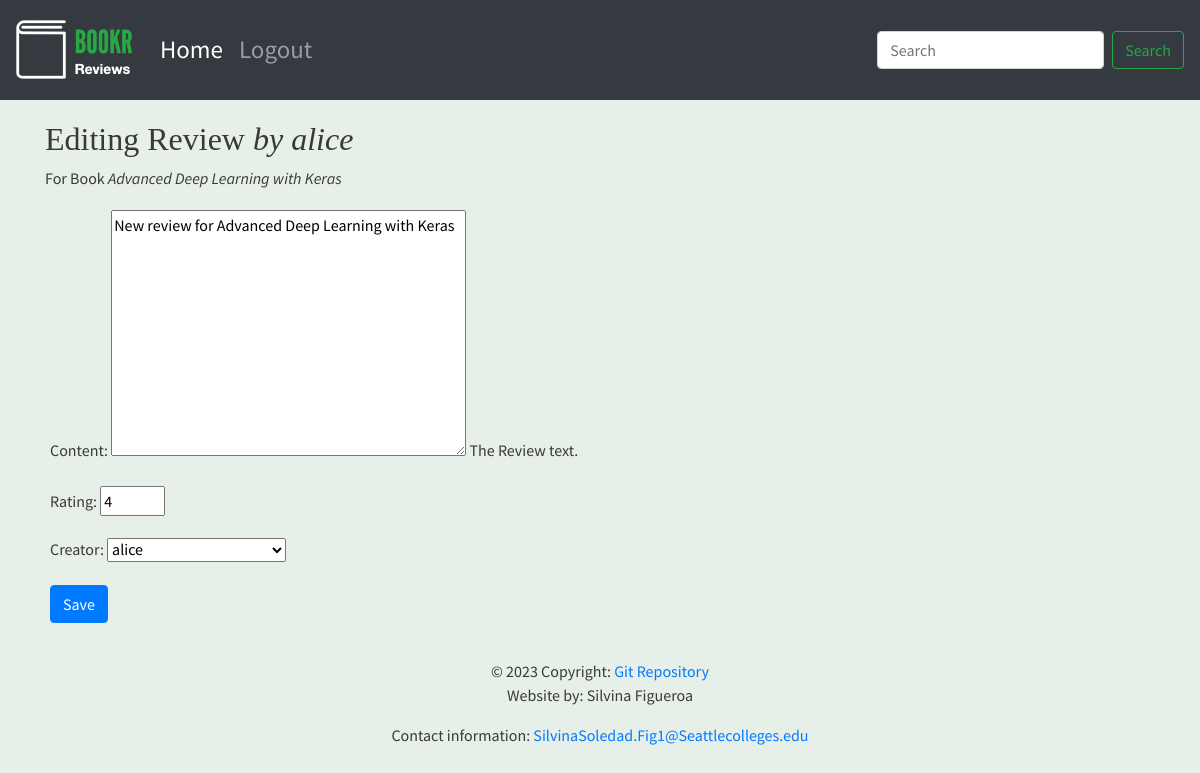
The app's page /books/1/reviews/7/ with its own data.
### reviews/models.py (models this page shows, shortened)
class Review(models.Model):
    content = models.TextField(help_text="The Review text.")
    rating = models.IntegerField(help_text="The rating the reviewer has given.")
    date_created = models.DateTimeField(auto_now_add=True,
                                        help_text="The date and time the review was created.")
    date_edited = models.DateTimeField(null=True,
                                       help_text="The date and time the review was last edited.")
    creator = models.ForeignKey(auth.get_user_model(), on_delete=models.CASCADE)
    book = models.ForeignKey(Book, on_delete=models.CASCADE,
                             help_text="The Book that this review is for.")
    def __str__(self):
        return f"by {self.creator.username}"

class Book(models.Model):
    title = models.CharField(max_length=70,
                             help_text="The title of the book.")
    publication_date = models.DateField(
        verbose_name="Date the book was published.")
    isbn = models.CharField(max_length=20,
                            verbose_name="ISBN number of the book.")
    publisher = models.ForeignKey(Publisher,
                                  on_delete=models.CASCADE)
    contributors = models.ManyToManyField('Contributor',
                                          through="BookContributor")
    cover = models.ImageField(upload_to="book_covers/", null=True, blank=True)
    sample = models.FileField(upload_to="book_samples/", null=True, blank=True)
    def __str__(self):
        return self.title

### reviews/views.py (the view)
# urls.py: path('books/<int:book_pk>/reviews/<int:review_pk>/', views.review_edit, name='review_edit'),
def review_edit(request, book_pk, review_pk=None):
    book = get_object_or_404(Book, pk=book_pk)
    if review_pk is not None:
        review = get_object_or_404(Review, book_id=book_pk, pk=review_pk)
    else:
        review = None
    if request.method == "POST":
        form = ReviewForm(request.POST, instance=review)
        if form.is_valid():
            updated_review = form.save(False)
            updated_review.book = book
            if review is None:
                messages.success(request, "Review for book \"{}\" created successfully.".format(book.title))
            else:
                updated_review.date_edited = timezone.now()
                messages.success(request, "Review for book \"{}\" updated successfully.".format(book.title))
            updated_review.save()
            return redirect("book_details", book.pk)
    else:
        form = ReviewForm(instance=review)
    return render(request, "reviews/instance-form.html",
                  {"instance": review, "model_type": "Review", "form": form,
                   "related_model_type": "Book", "related_instance": book})

### reviews/forms.py
class ReviewForm (forms.ModelForm):
    class Meta:
        model = Review
        exclude= ("date_edited", "book")
    rating = forms.IntegerField(min_value=0, max_value=5)

### reviews/templates/reviews/instance-form.html (shortened to what this page needs)
{% extends 'reviews/review_base.html' %}
{% block content %}
<div style="margin-left: 20px; padding-left: 10px; padding-top: 20px;">
    <h2>
        {% if instance %}
            Editing {{ model_type }} <em>{{ instance }}</em>
        {% else %}
            New {{ model_type }}
        {% endif %}
    </h2>
        {% if related_model_type and related_instance %}
           <p>For {{related_model_type}} <em>{{related_instance}}</em></p>
        {% endif %}
</div>
  <form method="Post" {% if is_file_upload %}enctype="multipart/form-data" {% endif %} class="container">
      {{ form.as_p }}
    <button type="submit" class="btn btn-primary">
      {% if instance is not None %}
      Save
      {%else%}
      Create {%endif%}
    </button>
  </form>
{%endblock%}

### bookr/static/main.css (style rules this page uses)
body { font-family: 'Source Sans Pro', sans-serif; background-color: #e6efe8; color: #393939; }
h1, h2, h3, h4, h5, h6 { font-family: 'Libre Baskerville', serif; }
.container { margin: 20px; }

### records on screen
Review: creator.username "by alice", content "New review for Advanced Deep Learning with Keras", rating "4", creator "alice"
Book: title "Advanced Deep Learning with Keras"

### other values on screen
{{ model_type }} "Review"
{{ related_model_type }} "Book"
